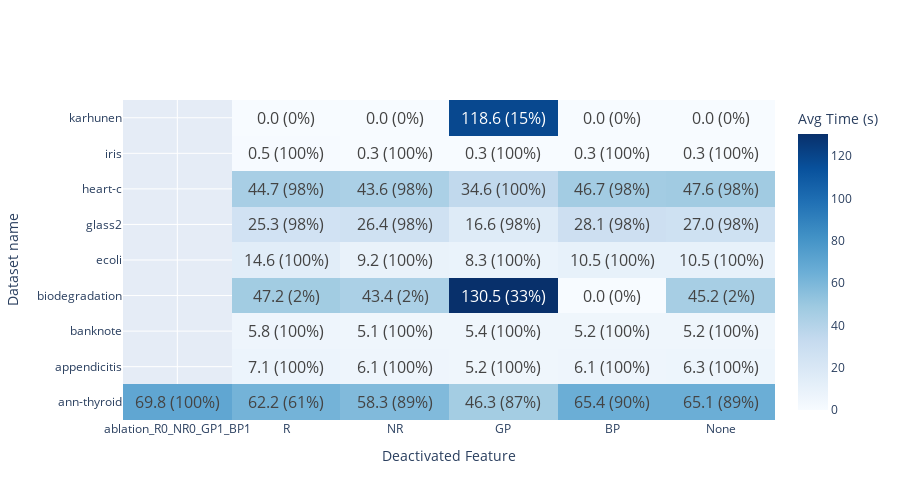

The code cell stored with this chart in its notebook:
### Code cell
import plotly.graph_objects as go
import numpy as np

# Map setup names to deactivated features
setup_labels = {
    'ablation_R0_NR1_GP1_BP1': 'R',
    'ablation_R1_NR0_GP1_BP1': 'NR',
    'ablation_R1_NR1_GP0_BP1': 'GP',
    'ablation_R1_NR1_GP1_BP0': 'BP',
    'all_features': 'None'
}
# Calculate no timeout percentage
agg['no_timeout_pct'] = 100 - agg['timeout_pct']

# Pivot tables
pivot_time = agg.pivot(index='dataset', columns='setup', values='avg_time_no_timeout')
pivot_pct = agg.pivot(index='dataset', columns='setup', values='no_timeout_pct')

# Rename columns to show deactivated features
pivot_time.columns = [setup_labels.get(col, col) for col in pivot_time.columns]
pivot_pct.columns = [setup_labels.get(col, col) for col in pivot_pct.columns]

# Create combined text: "time (pct%)"
combined_text = []
for i in range(len(pivot_time.index)):
    row = []
    for j in range(len(pivot_time.columns)):
        time_val = pivot_time.values[i, j]
        pct_val = pivot_pct.values[i, j]
        if np.isnan(time_val):
            row.append('')
        else:
            row.append(f'{time_val:.1f} ({pct_val:.0f}%)')
    combined_text.append(row)

fig = go.Figure(data=go.Heatmap(
    z=pivot_time.values,
    x=pivot_time.columns,
    y=pivot_time.index,
    text=combined_text,
    texttemplate='%{text}',
    textfont={'size': 16},
    colorscale='Blues',
    colorbar=dict(title='Avg Time (s)')
))

fig.update_layout(
    height=500,
    width=900,
    xaxis_title="Deactivated Feature",
    yaxis_title="Dataset name",
)
fig.write_image("ablation_heatmap_combined.pdf")
fig.write_image("ablation_heatmap_combined.png")
fig.show()

### Figure 1 — Plotly figure (JSON) as saved in the notebook; plotly's stock layout.template omitted (floating-point values rounded to 4 significant figures)
{"data": [{"colorbar": {"title": {"text": "Avg Time (s)"}}, "colorscale": [[0, "rgb(247,251,255)"], [0.125, "rgb(222,235,247)"], [0.25, "rgb(198,219,239)"], [0.375, "rgb(158,202,225)"], [0.5, "rgb(107,174,214)"], [0.625, "rgb(66,146,198)"], [0.75, "rgb(33,113,181)"], [0.875, "rgb(8,81,156)"], [1, "rgb(8,48,107)"]], "text": [["69.8 (100%)", "62.2 (61%)", "58.3 (89%)", "46.3 (87%)", "65.4 (90%)", "65.1 (89%)"], ["", "7.1 (100%)", "6.1 (100%)", "5.2 (100%)", "6.1 (100%)", "6.3 (100%)"], ["", "5.8 (100%)", "5.1 (100%)", "5.4 (100%)", "5.2 (100%)", "5.2 (100%)"], ["", "47.2 (2%)", "43.4 (2%)", "130.5 (33%)", "0.0 (0%)", "45.2 (2%)"], ["", "14.6 (100%)", "9.2 (100%)", "8.3 (100%)", "10.5 (100%)", "10.5 (100%)"], ["", "25.3 (98%)", "26.4 (98%)", "16.6 (98%)", "28.1 (98%)", "27.0 (98%)"], ["", "44.7 (98%)", "43.6 (98%)", "34.6 (100%)", "46.7 (98%)", "47.6 (98%)"], ["", "0.5 (100%)", "0.3 (100%)", "0.3 (100%)", "0.3 (100%)", "0.3 (100%)"], ["", "0.0 (0%)", "0.0 (0%)", "118.6 (15%)", "0.0 (0%)", "0.0 (0%)"]], "textfont": {"size": 16}, "texttemplate": "%{text}", "type": "heatmap", "x": ["ablation_R0_NR0_GP1_BP1", "R", "NR", "GP", "BP", "None"], "y": ["ann-thyroid", "appendicitis", "banknote", "biodegradation", "ecoli", "glass2", "heart-c", "iris", "karhunen"], "z": [[69.81, 62.25, 58.31, 46.29, 65.36, 65.11], [NaN, 7.11, 6.13, 5.2, 6.09, 6.31], [NaN, 5.85, 5.1, 5.43, 5.19, 5.18], [NaN, 47.2, 43.44, 130.5, 0.0, 45.16], [NaN, 14.64, 9.24, 8.29, 10.54, 10.48], [NaN, 25.28, 26.43, 16.59, 28.13, 26.97], [NaN, 44.74, 43.61, 34.65, 46.74, 47.6], [NaN, 0.51, 0.28, 0.27, 0.27, 0.31], [NaN, 0.0, 0.0, 118.6, 0.0, 0.0]]}], "layout": {"height": 500, "width": 900, "xaxis": {"title": {"text": "Deactivated Feature"}}, "yaxis": {"title": {"text": "Dataset name"}}}}
